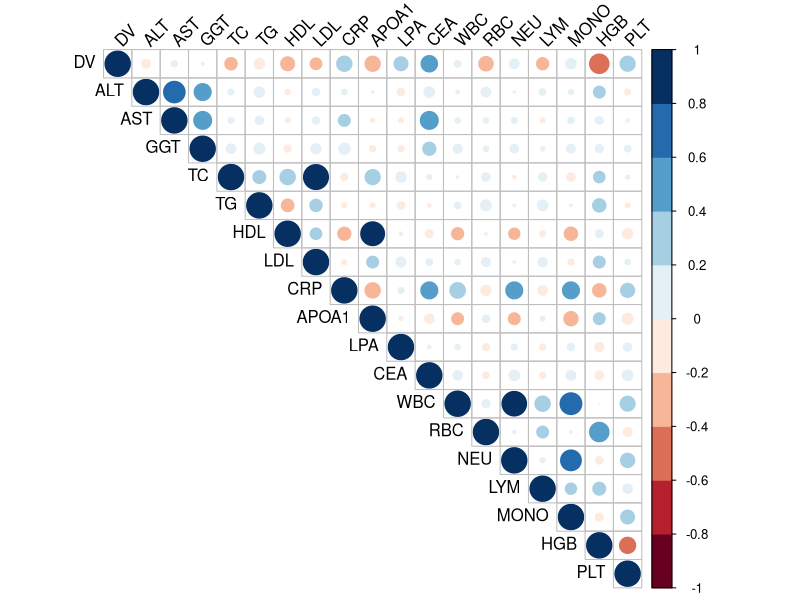
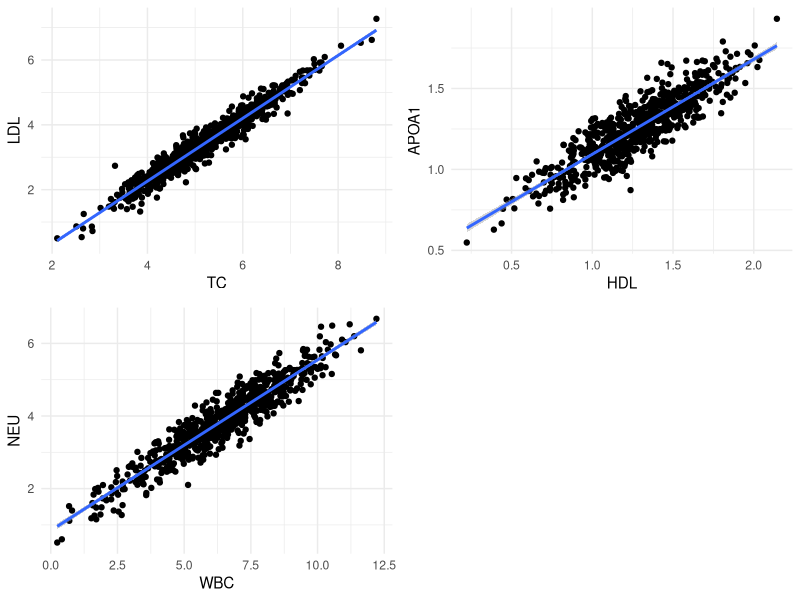
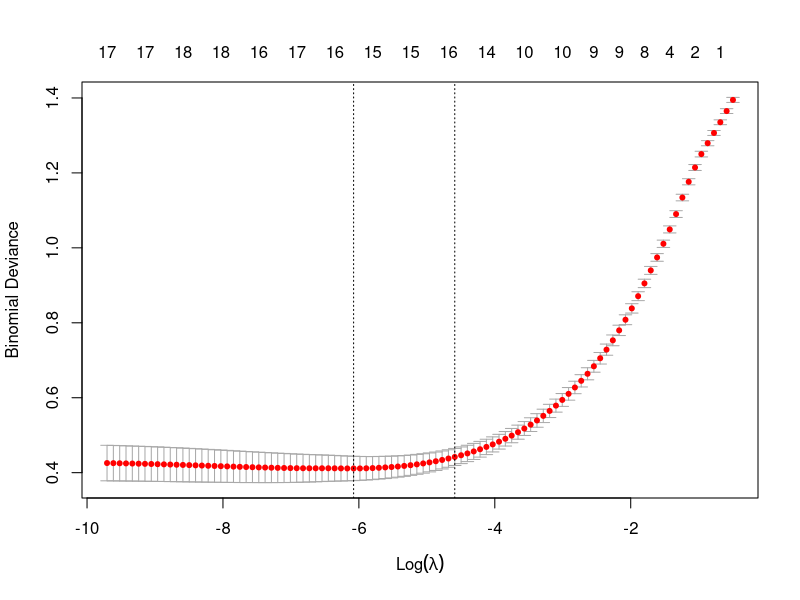
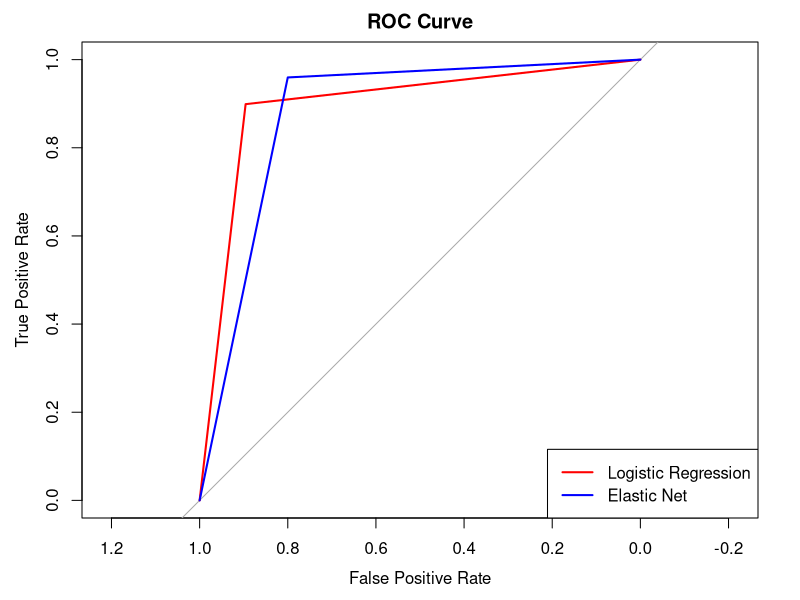

These charts were generated, in order, by the following R code:
library(corrplot) # for plotting correlation matrix
library(ggplot2)
library(leaps)  # for best subset selection
library(gridExtra)  # for combining plots
library(glmnet)  # for ridge regression
library(pROC)  # for ROC curve

# import data
data <- read.csv('data_task1.csv')
data <- data[,-1]
feature <- data[,-1]
scaledFeature <- data.frame(scale(feature)) # without label
scaledData <- data.frame(cbind(DV=data$DV, scaledFeature))  # with label

# correlation matrix, representing linear relationship
corrMat <- cor(scaledData)
corrplot(corrMat,
         method = "circle",     
         type = "upper",         
         col = COL2("RdBu", 10),
         tl.col = "black",
         tl.srt = 45,
         order = "original")
# 3 pairs of features have high correlation, which may cause multicollinearity.
# TC-LDL, HDL-APOA1, WBC-NEU
# plot each pair of high-related features
p1 <- ggplot(data, aes(x = TC, y = LDL)) + 
  geom_point() + 
  geom_smooth(method = "lm")+
  theme_minimal()
p2 <- ggplot(data, aes(x = HDL, y = APOA1)) + 
  geom_point() + 
  geom_smooth(method = "lm")+
  theme_minimal()
p3 <- ggplot(data, aes(x = WBC, y = NEU)) + 
  geom_point() + 
  geom_smooth(method = "lm")+
  theme_minimal()
grid.arrange(p1, p2, p3, ncol = 2)

# Divide into training and testing sets
set.seed(2024)
# split the data into training and testing sets
trainIndex <- sample(1:nrow(data), 0.7*nrow(data))
trainFea <- scaledFeature[trainIndex,]
trainLabel <- scaledData[trainIndex,1]
testFea <- scaledFeature[-trainIndex,]
testLabel <- scaledData[-trainIndex,1]

x = as.matrix(trainFea) # transfer the data frame to matrix
y = as.matrix(trainLabel)
newx <- as.matrix(testFea)

# Logistic Regression
logic_reg = glm(y ~ ., data = trainFea, family = "binomial")

#Elastic Net
elastic_net_model <- cv.glmnet(x, y, alpha = 0.5, family = "binomial")  # 对于分类问题，选择 family = "binomial"
plot(elastic_net_model)


best_lambda <- elastic_net_model$lambda.min  # 选择使得均方误差最小的lambda值
print(best_lambda)

best_model_coeff <- coef(elastic_net_model, s = "lambda.min")
print(best_model_coeff)
# Check the selected features
selected_features <- rownames(best_model_coeff)[which(best_model_coeff != 0)]
selected_features <- selected_features[-1]  # delete the intercept
print(selected_features)


# predict
pre_logic_prob <- predict(logic_reg, newdata = testFea, type = "response")
pre_elas_prob <- predict(elastic_net_model, s = "lambda.min", newx = newx, type = "response")
# 将预测结果转换为01分类类型
pre_logic_class <- ifelse(pre_logic_prob > 0.5, 1, 0)
pre_elas_class <- ifelse(pre_elas_prob > 0.3, 1, 0)

# 计算评估指标：准确率、精确率、召回率、F1值、AUC、ROC曲线
# Accuracy
accuracy_logic <- sum(pre_logic_class == testLabel) / length(testLabel)
accuracy_elas <- sum(pre_elas_class == testLabel) / length(testLabel)
# Precision
precision_logic <- sum(pre_logic_class == 1 & testLabel == 1) / sum(pre_logic_class == 1)
precision_elas <- sum(pre_elas_class == 1 & testLabel == 1) / sum(pre_elas_class == 1)
# Recall
recall_logic <- sum(pre_logic_class == 1 & testLabel == 1) / sum(testLabel == 1)
recall_elas <- sum(pre_elas_class == 1 & testLabel == 1) / sum(testLabel == 1)
# F1
f1_logic <- 2 * precision_logic * recall_logic / (precision_logic + recall_logic)
f1_elas <- 2 * precision_elas * recall_elas / (precision_elas + recall_elas)
# AUC
roc_logic <- roc(testLabel, pre_logic_class)
roc_elas <- roc(testLabel, pre_elas_class)
# ROC曲线
plot(roc_logic, col = "red", lwd = 2, main = "ROC Curve", xlab = "False Positive Rate", ylab = "True Positive Rate")
lines(roc_elas, col = "blue", lwd = 2)
legend("bottomright", legend = c("Logistic Regression", "Elastic Net"), col = c("red", "blue"), lty = 1, lwd = 2)
